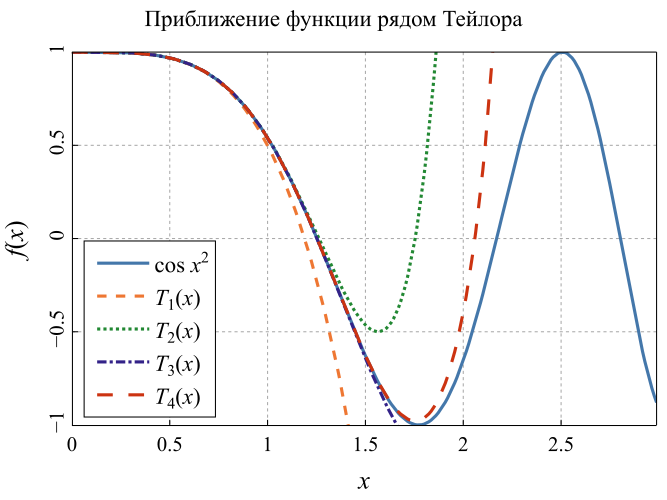

Generate this figure with Python:
import plotly.graph_objects as go
import plotly.io as pio
import numpy as np
import time
import math_rend as mr

# Read the file
data = np.loadtxt('data/taylor.dat')
x = data[:, 0]
y1 = data[:, 1]
y2 = data[:, 2]
y3 = data[:, 3]
y4 = data[:, 4]
y5 = data[:, 5]

# Array of colors in RGB format with comments for color names
c = [
    "rgb(68, 119, 170)",  # good blue
    "rgb(238, 119, 51)",  # orange
    "rgb(34, 136, 51)",   # green
    "rgb(51, 34, 136)",   # indigo, dark purple
    "rgb(204, 51, 17)",   # red
    "rgb(0, 153, 136)",   # teal
    "rgb(221, 170, 51)",  # good yellow
    "rgb(80, 80, 80)",    # dark gray
    "rgb(102, 37, 6)",    # brown
    "rgb(102, 204, 238)", # sky blue
    "rgb(170, 51, 119)",  # purple, cherry
    "rgb(204, 187, 68)",  # lemon
    "rgb(187, 187, 187)", # gray
    "rgb(0, 68, 136)",    # darker blue
    "rgb(153, 153, 51)",  # olive
    "rgb(136, 34, 85)",   # wine
]

c1 = [
    "#377EB8", # blue
    "#FF7F00", # orange
    "#4DAF4A", # green
    "#984EA3", # purple
    "#E41A1C", # red
    "#A65628", # brown
    "#999999", # grey
    "#F781BF", # pink
    "#A6CEE3", # cyan
]

d = [
    'solid',
    'dash',
    'dot',
    'dashdot',
    'longdash',
    'longdashdot',
]

# Create traces
lwd = 3
trace1 = go.Scatter(x=x, y=y1, mode='lines', name=mr.html("$\\cos x^2$"), line=dict(color=c[0], dash=d[0], width=lwd))
trace2 = go.Scatter(x=x, y=y2, mode='lines', name=mr.html("$T_1(x)$"), line=dict(color=c[1], dash=d[1], width=lwd))
trace3 = go.Scatter(x=x, y=y3, mode='lines', name=mr.html("$T_2(x)$"), line=dict(color=c[2], dash=d[2], width=lwd))
trace4 = go.Scatter(x=x, y=y4, mode='lines', name=mr.html("$T_3(x)$"), line=dict(color=c[3], dash=d[3], width=lwd))
trace5 = go.Scatter(x=x, y=y5, mode='lines', name=mr.html("$T_4(x)$"), line=dict(color=c[4], dash=d[4], width=lwd))

xaxis = dict(
    title=dict(text=mr.html("$x$"),font=dict(family='Times', size=25, color="black")),
    position=0,
    showline=True,
    linecolor="black",
    ticks="inside",
    tickwidth=1,
    tickcolor="black",
    ticklen=5,
    tickfont=dict(family='Times', size=20, color="black"),
    showgrid=True,
    gridcolor='darkgrey',
    gridwidth=1,
    zeroline=False,
    griddash='dot',
)

yaxis = dict(
    title=dict(text=mr.html("$f(x)$"),font=dict(family='Times', size=25, color="black")),
    range=[-1, 1],
    position=0,
    showline=True,
    linecolor="black",
    ticks="inside",
    tickwidth=1,
    tickcolor="black",
    ticklen=5,
    tickangle=270,
    tickfont=dict(family='Times', size=20, color="black"),
    showgrid=True,
    gridcolor='darkgrey',
    gridwidth=1,
    zeroline=False,
    griddash='dot',
)

linetop = dict(
    type='line',
    xref='paper',
    yref='paper',
    x0=0,
    y0=1,
    x1=1,
    y1=1,
    line=dict(color="black", width=1),
)

lineright = dict(
    type='line',
    xref='paper',
    yref='paper',
    x0=1,
    y0=0,
    x1=1,
    y1=1,
    line=dict(color="black", width=1),
)

legend = dict(
        title='',
        font=dict(family='Times', size=22, color="black"),
        orientation='v',
        x=0.02,
        y=0.02,
        xanchor='left',
        yanchor='bottom',
        itemwidth=50,
        bgcolor='white',
        bordercolor='black',
        borderwidth=1,
        indentation=7,
)

# Define the general layout
my_layout = go.Layout(
    title=dict(text="Приближение функции рядом Тейлора", x=0.5, font=dict(family='Times', size=22, color='black')),
    xaxis=xaxis,
    yaxis=yaxis,
    legend=legend,
    template='plotly_white',
    autosize=False,
    width=640,
    height=480,
    margin=dict(l=65, r=10, t=50, b=60, pad=10),
)

# Create the figure
fig = go.Figure(layout=my_layout)

fig.add_shape(linetop)
fig.add_shape(lineright)

# Add traces to the figure
fig.add_trace(trace1)
fig.add_trace(trace2)
fig.add_trace(trace3)
fig.add_trace(trace4)
fig.add_trace(trace5)

pio.write_html(fig, 'taylor.html', include_mathjax='cdn')

# Export the plot as a PNG file
pio.write_image(fig, 'taylor.png', format='png', scale=4, engine='kaleido')
pio.write_image(fig, 'taylor.pdf', format='pdf', scale=1, engine='kaleido')
time.sleep(1)
pio.write_image(fig, 'taylor.pdf', format='pdf', scale=1, engine='kaleido')
